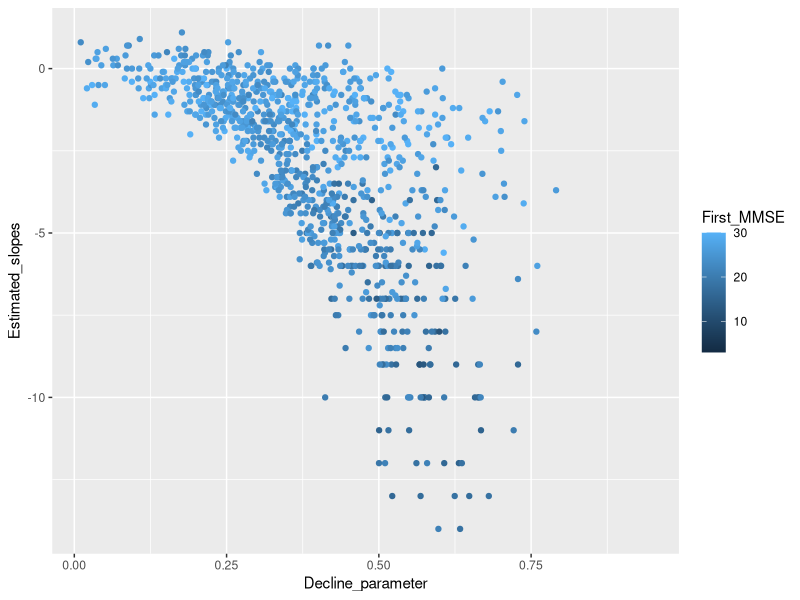
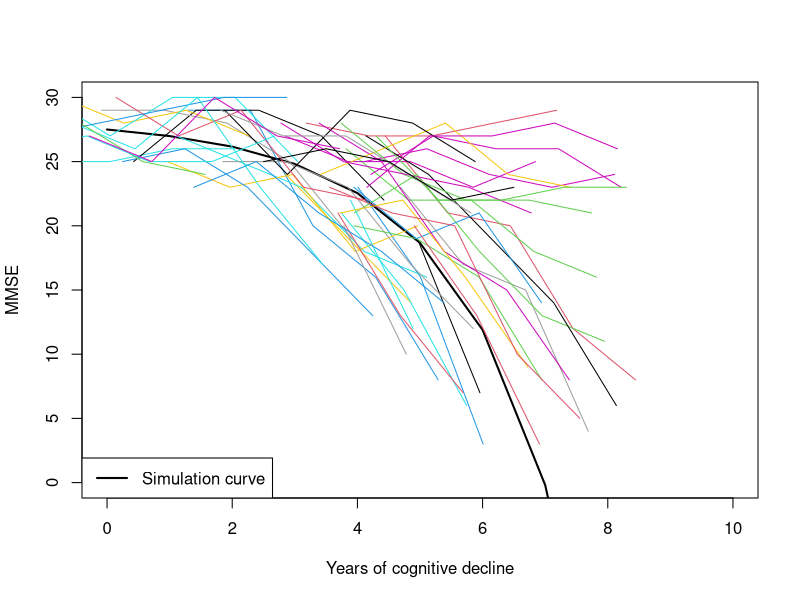
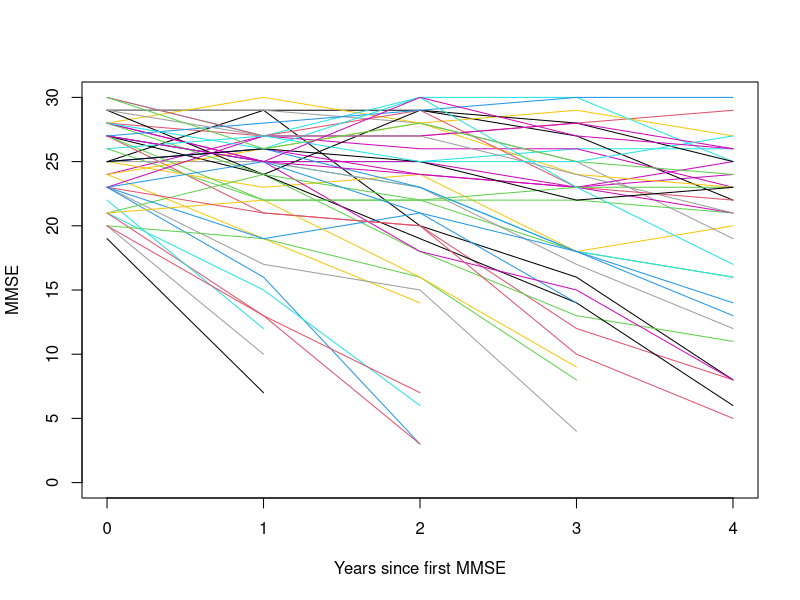
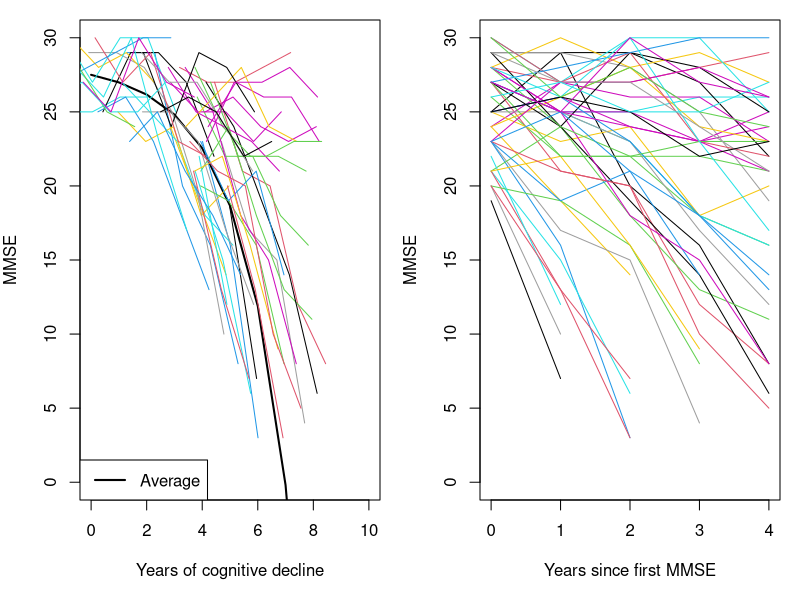
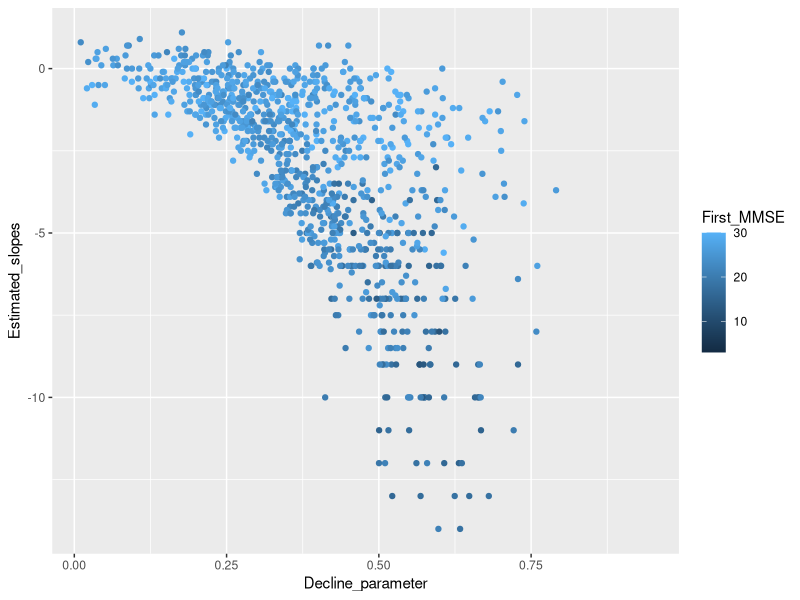

The R script that drew these images, in order:
library(msm)
library(ggplot2)

simParamExp <- function(n=10^6){
  
  # randomly initialise
  theta1 <- runif(n,27,30)
  theta2 <- rtnorm(n,0.4,0.15,0,Inf)
  
  param <- data.frame(theta1,theta2)
  
}

simDataExp <- function(param,num_tp = 5,noise = 3,high_m = 4,high_sd = 0.5,
                       low_m = 1,low_sd = 2 ){
  
  n <- dim(param)[1]
  
  # double gaussian for start time
  start_time <- mat.or.vec(n,1)
  
  high_low <- sample(0:1,n,replace=TRUE)
  
  start_time[high_low==1] <- rnorm(length(which(high_low==1)),low_m,low_sd)
  start_time[high_low==0] <- rnorm(length(which(high_low==0)),high_m,high_sd)
  
  data <- mat.or.vec(n,num_tp)
  
  for (i in 1:n){
    
    data[i,] <- param[i,1] - exp((start_time[i] + (0:(num_tp-1))) * param[i,2]) + runif(num_tp,-noise,noise)
    
  }
  
  ## plot noisy data
  #plot(0:4,data[1,],type='l',ylim=c(0,1))
  
  #for (i in 2:1000){
  
  #lines(0:4,data[i,],col=i)
  
  #}
  
  ret1 <- vector('list',2)
  
  ret1[[1]] <- data.frame(data)
  ret1[[2]] <- start_time
  
  return(ret1)
  
}

# for exponential decline, add unit, ceiling and death effects
mmseStyle <- function(sim_data_exp){
  
  sim_mmse <- round(sim_data_exp)
  
  sim_mmse[sim_mmse>30] <- 30
  
  sim_mmse[sim_mmse<3] <- NA
  
  sim_mmse
  
}

# Monte Carlo point-wise average for generating curve, MMSE style data
monteCarloExp <- function(n=10^6,grid=30,modelLength = 30){
  # CAN BE COMPUTATIONALLY EXPENSIVE - I.E. MAY HAVE LONG RUNTIME
  #
  # may require shift to align with generating curve
  
  param <- simParamExp(n)
  
  full_data <- mat.or.vec(n,grid+1)
  
  for (i in 1:n){
    
    full_data[i,] <-  param[i,1] - exp(((0:grid)*(modelLength/grid))*param[i,2])
    
    print(i) # uncomment to see progress, but will slow progress
    
  }
  
  MCmeans_df <- data.frame(t=(0:grid)*(modelLength/grid),y=colMeans(full_data))
  
  MCmeans_df
  
}

# estimates midpoints and rates
slopes <- function(sim_data,mm=0){
  
  n <- dim(sim_data)[1]
  num_tp <- dim(sim_data)[2]
  
  rate <- mat.or.vec(n,1)
  mid <- mat.or.vec(n,1)
  
  # get rates and midpoints from linear models, or linear mixed models
  
  if (mm){
    
    # not updated for missing data
    
    simPanel <- matToPanel(sim_data)
    
    lmm_fit <- lmer(abeta ~ day + (day | person), simPanel)
    
    rate <- fixef(lmm_fit)[[2]] + ranef(lmm_fit)$person[,2]
    intercept <- fixef(lmm_fit)[[1]] + ranef(lmm_fit)$person[,1]
    
    for (i in 1:n){
      
      x <- 0:(num_tp-1)
      
      min_tp <- min(x)
      
      max_tp <- max(x)
      
      midpoint <- (max_tp-min_tp)/2
      
      mid[i] <- rate[i]*midpoint + intercept[i]
      
    }
    
    
    
  } else {
    
    for (i in 1:n){
      
      #print(i)
      
      y <- as.numeric(sim_data[i,])
      
      if (length(which(!is.na(y))) > 1) {
        
        #print(y)
        
        x <- 0:(num_tp-1)
        
        fit <- lm(y~x)
        
        rate[i] <- as.numeric(fit$coefficients[2])
        
        min_tp <- min(x[!is.na(y)])
        
        max_tp <- max(x[!is.na(y)])
        
        midpoint <- data.frame(x=min_tp+(max_tp-min_tp)/2)
        
        mid[i] <- predict(fit,midpoint)
        
      } else {
        
        mid[i] <- NA
        rate[i] <- NA
        
      }
      
    }
    
  }
  
  data.frame(mid,rate)
  
}


# set random seed to make reproducible
set.seed(1)


# Generate data
#

# generate parameters for simulation
mmse_param <- simParamExp(1000)

# generate untransformed data
sim_tmp <- simDataExp(mmse_param)

sim_data <- sim_tmp[[1]]
sim_starts <- sim_tmp[[2]]

# transform to make more MMSE-like
mmse_data <- mmseStyle(sim_data)

# Calculate monte carlo average
#

mmse_MCmeans <- monteCarloExp()


# Plots to illustrate simulation
#

pdf("Sim_shift.pdf",height=5,width=5)
plot(mmse_MCmeans[,'t'],mmse_MCmeans[,'y'],ylim=c(0,30),type='l',xlim=c(0,10),xlab="Years of cognitive decline",ylab="MMSE",lwd=2)

for (i in 300:350){

  lines((0:4) + sim_starts[i],mmse_data[i,],col=i) 
  
  
}

legend('bottomleft',"Simulation curve",lty=1,lwd=2)
dev.off()

pdf("Sim.pdf",height=5,width=5)
plot(0:4,mmse_data[300,],ylim=c(0,30),type='l',xlab="Years since first MMSE",ylab="MMSE")

for (i in 301:350){

  lines(0:4,mmse_data[i,],col=i) 
  
  
}

dev.off()

pdf("Sim_both.pdf",height=5,width=7)
par(mfrow=c(1,2))
par(mar=c(5,4,1,1))

plot(mmse_MCmeans[,'t'],mmse_MCmeans[,'y'],ylim=c(0,30),type='l',xlim=c(0,10),xlab="Years of cognitive decline",ylab="MMSE",lwd=2)

for (i in 300:350){
  
  lines((0:4) + sim_starts[i],mmse_data[i,],col=i) 
  
  
}

legend('bottomleft',"Average",lty=1,lwd=2)

plot(0:4,mmse_data[300,],ylim=c(0,30),type='l',xlab="Years since first MMSE",ylab="MMSE")

for (i in 301:350){
  
  lines(0:4,mmse_data[i,],col=i) 
  
}

dev.off()

mmse_slopes <- slopes(mmse_data)


Decline_parameter <- mmse_param[,2]
Estimated_slopes <- mmse_slopes[,2] 


First_MMSE <- mmse_data[,1]
df <- data.frame(Decline_parameter,Estimated_slopes,First_MMSE)
ggplot(data=df, aes(x=Decline_parameter,y=Estimated_slopes,col=First_MMSE)) + geom_point()
ggsave("Rate_sim_col.pdf",width = 5,height=5)


r2_table <- data.frame(multipleR2=NA,adjustedR2=NA,multipleR2_first=NA,adjustedR2_first=NA)

tmp <- lm(Decline_parameter~Estimated_slopes-1)

r2_table['Slope',1:2] <- c(summary(tmp)[[8]],summary(tmp)[[9]])

tmp <- lm(Decline_parameter~Estimated_slopes-1+First_MMSE)

r2_table['Slope',3:4] <- c(summary(tmp)[[8]],summary(tmp)[[9]])
